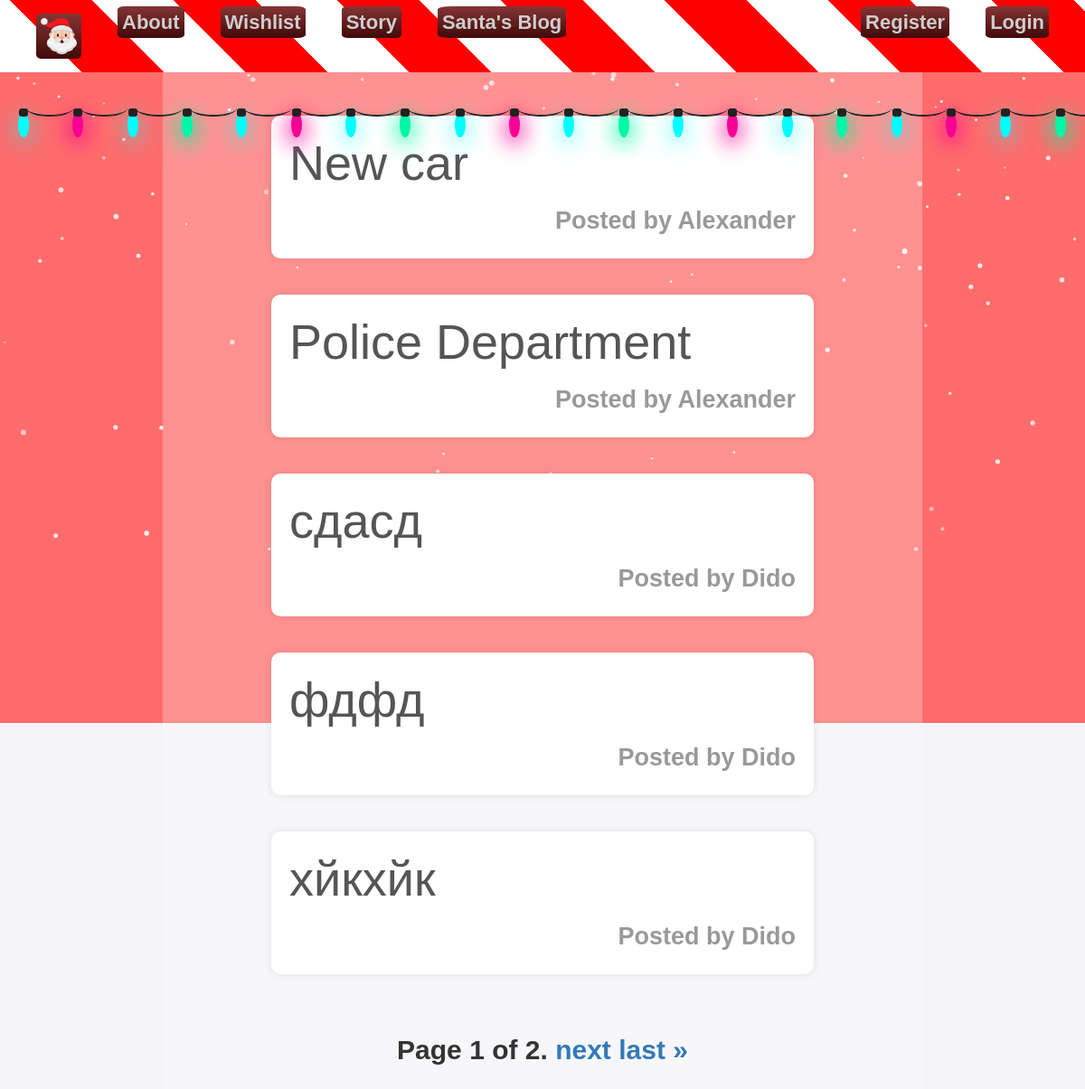
Before: /dashboard/ with the older database file.
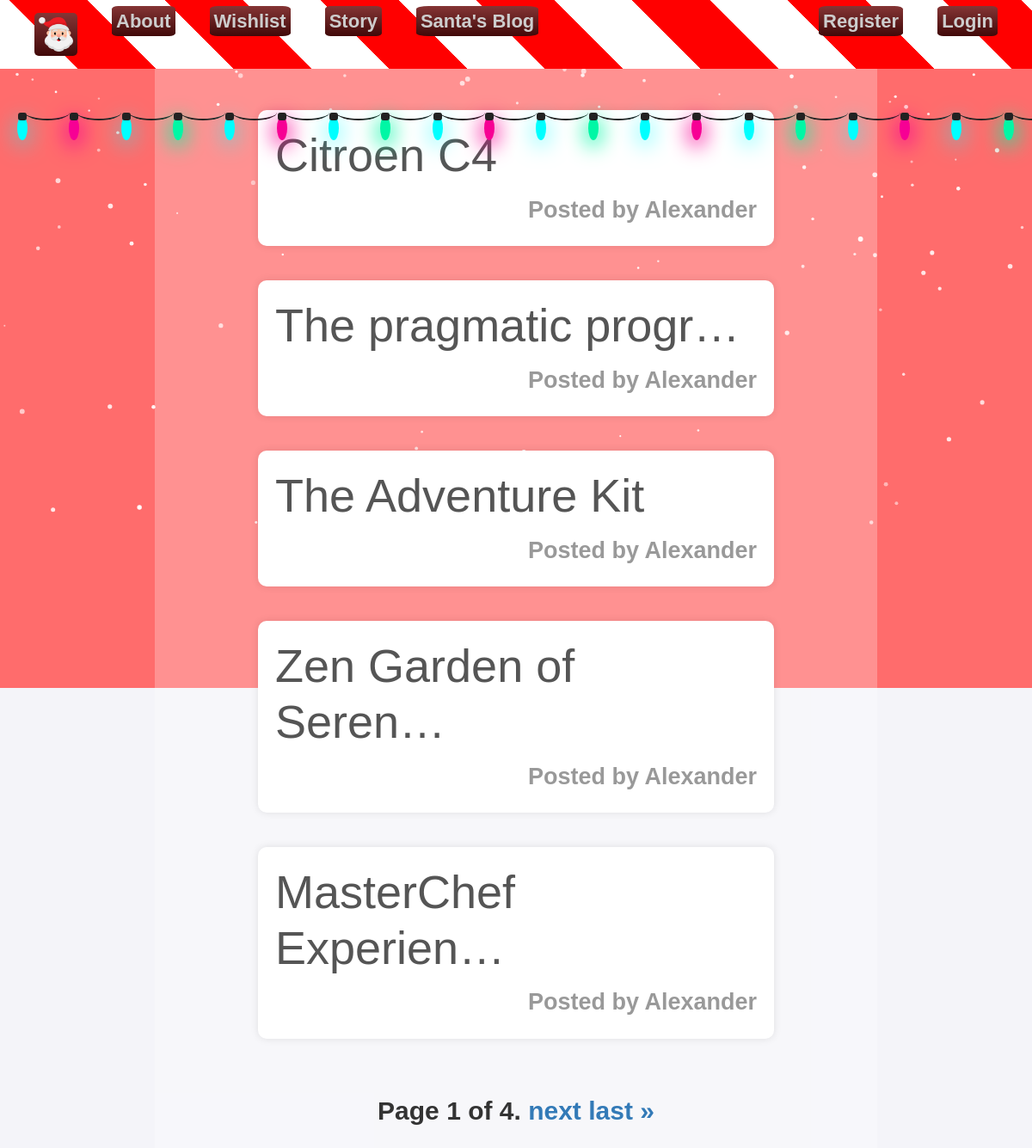
After: the same page with the newer database file.
### SantasWorkshop/presents/models.py (models this page shows)
class Present(models.Model):
    PRESENT_MAX_LENGTH = 40
    name = models.CharField(
        max_length=PRESENT_MAX_LENGTH,
        blank=False,
    )
    description = models.TextField(
        max_length=200,
        blank=False,
    )
    image = models.URLField(
        blank=False,
        help_text='Help Santa identify this present!',
    )
    user = models.ForeignKey(
        to=UserModel,
        on_delete=models.CASCADE,
        related_name='presents'
    )

### SantasWorkshop/accounts/models.py (models this page shows, shortened)
class Profile(models.Model):
    user = models.OneToOneField(
        AppUser,
        on_delete=models.CASCADE,
        primary_key=True,
        related_name='profile'
    )
    age = models.IntegerField(
        validators=[
            MaxValueValidator(100),
        ],
        blank=True,
        null=True,
        default=None,
    )
    first_name = models.CharField(
        max_length=30,
        blank=True,
        null=True,
    )
    last_name = models.CharField(
        max_length=30,
        blank=True,
        null=True,
    )
    image = models.ImageField(
        upload_to='profile_photos/',
        blank=True,
        null=True,
    )

### SantasWorkshop/base/views.py (the view)
# urls.py: path('dashboard/', DashboardView.as_view(), name='dash'),
class DashboardView(ListView):
    template_name = 'presents/dashboard.html'
    context_object_name = 'presents'
    paginate_by = 5
    def get_queryset(self):
        queryset = Present.objects.all()
        if 'query' in self.request.GET:
            query = self.request.GET.get('query')
            queryset = queryset.filter(name__icontains=query)
        return queryset

### templates/presents/dashboard.html (shortened to what this page needs)
{% extends 'common/base.html' %}
{% load static %}
{% block content %}
    <div class="container">
        <div class="posts">
            {% for present in presents %}
                <a href="{% url 'present-details' present.pk %}">
                    <div class="post">
                        <h2> {{ present.name|truncatechars:20 }} </h2>
                        <div class="post-meta">
                            <span>Posted by {% if present.user.profile.first_name %}
                                {{ present.user.profile.first_name }}
                            {% else %}
                                {{ present.user.username }}
                            {% endif %}</span>
                        </div>
                    </div>
                </a>
            {% empty %}
                <h1 class="no-posts">No presents wished for yet</h1>
            {% endfor %}
            {% if not page_obj.has_next and page_obj.number == 1 %}
                <p></p>
            {% else %}
                <div class="pagination">
                    <span class="step-links">
                        <span class="current">
                            Page {{ page_obj.number }} of {{ page_obj.paginator.num_pages }}.
                        </span>
                        {% if page_obj.has_next %}
                            <a href="?page={{ page_obj.next_page_number }}">next</a>
                            <a href="?page={{ page_obj.paginator.num_pages }}">last &raquo;</a>
                        {% endif %}
                    </span>
                </div>
            {% endif %}
        </div>
    </div>
{% endblock %}

### templates/common/base.html (shortened to what this page needs)
{% load static %}
<!DOCTYPE html>
<html lang="en">
<head>
    <link href="https://cdn.jsdelivr.net/npm/bootstrap@5.3.3/dist/css/bootstrap.min.css" rel="stylesheet"
>
    {% block styles %}
        <link rel="stylesheet" href="{% static 'css/styles.css' %}">
    {% endblock %}
</head>
<body>
{% include 'common/nav.html' %}
{% include 'common/lights.html' %}
<div id="main-background">
    {% include 'common/snow.html' %}
    <main id="main-view">
        {% block content %}
        {% endblock %}
    </main>
</div>
</body>
</html>

### templates/common/nav.html (shortened to what this page needs)
{% load static %}
<nav class="menu-container">
    <a href="{% url 'index' %}" class="menu-logo nb-l">
        <img src="{% static 'images/santa-claus.png' %}" alt="🎅 "/>
    </a>
    <div class="menu">
        <ul>
            <li>
                <a href="{% url 'about' %}" class="nb-l">
                    About
                </a>
            </li>
            <li>
                <a href="{% url 'dash' %}" class="nb-l">
                    Wishlist
                </a>
            </li>
            <li>
                <a href="{% url 'story' %}" class="nb-l">
                    Story
                </a>
            </li>
            <li>
                <a href="{% url 'post_list' %}" class="nb-l">
                    Santa's Blog
                </a>
            </li>
        </ul>
        {% if not request.user.is_authenticated %}
            <ul>
                <li>
                    <a href="{% url 'register' %}" class="nb-l">
                        Register
                    </a>
                </li>
                <li>
                    <a href="{% url 'login' %}" class="nb-l">
                        Login
                    </a>
                </li>
            </ul>
        {% endif %}
    </div>
</nav>

### templates/common/lights.html (shortened to what this page needs)
<ul class="lightrope">
</ul>

### templates/common/snow.html (shortened to what this page needs)
{% load static %}
<section class="sky">
    </section>

### static/css/main.css (style rules this page uses)
#main-background { position: relative; min-height: 100vh; width: auto; overflow: auto; z-index: 10; }
#main-view { position: relative; top: 0; left: 15%; right: 15%; width: 70%; height: auto; background-color: rgba(255, 255, 255, 0.25); padding: 20px; padding-top: 11vh; z-index: 1; }
* { box-sizing: border-box; margin: 0; padding: 0; }
body { font-family: "Roboto", sans-serif; font-weight: 300; font-style: normal; background-color: #f3f0f0; line-height: 1.6; color: #333; }
.container { width: 80%; margin: 0 auto; padding: 20px; max-width: 1200px; }
h2 { font-size: 1.8rem; margin-bottom: 10px; }
a { text-decoration: none; color: #337ab7; }
.post { padding: 20px; border-radius: 10px; background-color: #ffffff; box-shadow: 0 0 10px rgba(0, 0, 0, 0.1); margin-bottom: 20px; }
.post h2 { margin: 0; color: #555; text-align: left; }
.post-meta { margin-top: 10px; display: flex; justify-content: end; font-size: 0.9em; color: #999; }
.posts { margin-top: 20px; display: flex; flex-direction: column; gap: 20px; }

### static/css/nav.css (style rules this page uses)
body, html { margin: 0; padding: 0; overflow-x: hidden; }
.nb-l { background: rgb(65,9,9); background: linear-gradient(0deg, rgba(65,9,9,1) 0%, rgba(133,53,53,1) 100%); border-radius: 10%; padding: 5px; outline: transparent; }
.menu-container { position: fixed; top: 0; left: 0; width: 100%; display: flex; align-items: center; height: 10vh; padding: 20px; z-index: 1100; background-image: repeating-linear-gradient(45deg, white, white 64px, #FF0000 64px, #FF0000 128px); }
.menu-logo { line-height: 0; margin: 0 20px; }
.menu-logo img { max-height: 40px; max-width: 100px; flex-shrink: 0; }
.menu-container a { text-decoration: none; color: #232323; transition: color 0.3s ease; }
.menu ul { list-style: none; }
.menu li { padding: 10px 0; font-size: 22px; }
@media only screen and (min-width: 768px) { .menu-container { width: 100%; } }
@media only screen and (min-width: 768px) { .menu-container a { color: #cdcdcd; } }
@media only screen and (min-width: 768px) { .menu { position: relative; width: 100%; display: flex; justify-content: space-between; } }
@media only screen and (min-width: 768px) { .menu ul { display: flex; padding: 0; } }
@media only screen and (min-width: 768px) { .menu li { padding: 0 20px; } }

### static/css/lights.css (style rules this page uses)
.lightrope { position: fixed; top: 8.5%; z-index: 1000; width: 100%; text-align: center; white-space: nowrap; pointer-events: none; }

### static/css/snow.css (style rules this page uses)
body, html { margin: 0; height: auto; font-weight: 700; font-size: 30px; color: #FFF; }
.sky { height: 100vh; width: 100vw; position: fixed; top: 0; left: 0; z-index: -1; overflow: hidden; }

### static/css/dashboard.css (style rules this page uses)
.pagination { display: flex; justify-content: center; gap: 15px; margin-top: 20px; }

### static/css/about.css (style rules this page uses)
body { font-family: 'Arial', sans-serif; background-color: #f4f4f9; color: #333; }
main { padding: 2rem 10%; line-height: 1.6; }
main h2 { color: #c62828; text-align: center; margin-bottom: 1rem; }

Changed rows visible on the page:
removed Present: name "New car", user.profile.first_name "Alexander"
removed Present: name "Police Department", user.profile.first_name "Alexander"
removed Present: name "сдасд", user.profile.first_name "Dido"
removed Present: name "фдфд", user.profile.first_name "Dido"
removed Present: name "хйкхйк", user.profile.first_name "Dido"
added Present: name "Citroen C4", user.profile.first_name "Alexander"
added Present: name "The pragmatic progr…", user.profile.first_name "Alexander"
added Present: name "The Adventure Kit", user.profile.first_name "Alexander"
added Present: name "Zen Garden of Seren…", user.profile.first_name "Alexander"
added Present: name "MasterChef Experien…", user.profile.first_name "Alexander"
Other visible differences:
{{ page_obj.paginator.num_pages }}: "2" → "4"
